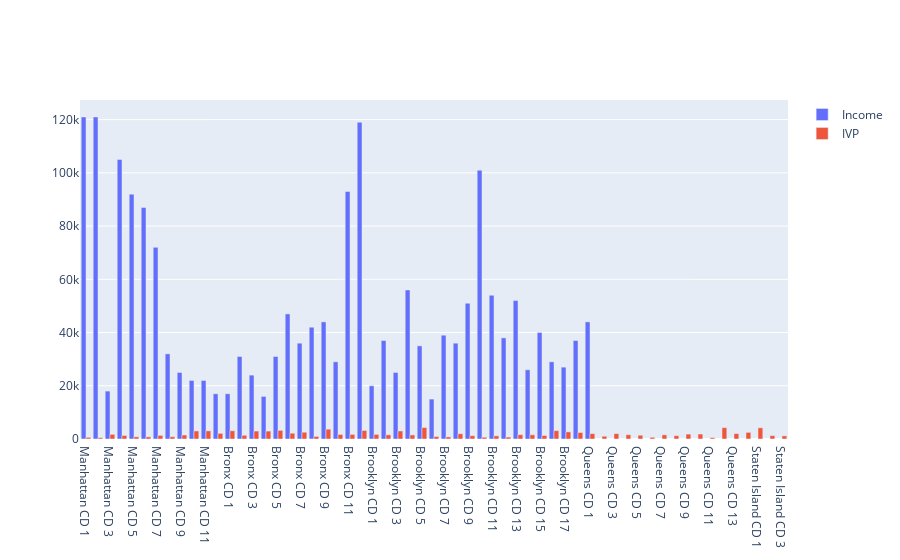

Notebook cell for this chart:
### Code cell
fig = go.Figure(data=[go.Bar(name='Income', x = df['cd_short_title'], y=df['fp_100_mhhi']),
                      go.Bar(name='IVP', x = df['cd_short_title'], y = df['IPV_DIR'])
                      
                     ])
fig.update_layout(barmode='group')
fig.show()

### Figure 1 — Plotly figure (JSON) as saved in the notebook; plotly's stock layout.template omitted (floating-point values rounded to 4 significant figures)
{"data": [{"name": "Income", "type": "bar", "x": ["Manhattan CD 1", "Manhattan CD 2", "Manhattan CD 3", "Manhattan CD 4", "Manhattan CD 5", "Manhattan CD 6", "Manhattan CD 7", "Manhattan CD 8", "Manhattan CD 9", "Manhattan CD 10", "Manhattan CD 11", "Manhattan CD 12", "Bronx CD 1", "Bronx CD 2", "Bronx CD 3", "Bronx CD 4", "Bronx CD 5", "Bronx CD 6", "Bronx CD 7", "Bronx CD 8", "Bronx CD 9", "Bronx CD 10", "Bronx CD 11", "Bronx CD 12", "Brooklyn CD 1", "Brooklyn CD 2", "Brooklyn CD 3", "Brooklyn CD 4", "Brooklyn CD 5", "Brooklyn CD 6", "Brooklyn CD 7", "Brooklyn CD 8", "Brooklyn CD 9", "Brooklyn CD 10", "Brooklyn CD 11", "Brooklyn CD 12", "Brooklyn CD 13", "Brooklyn CD 14", "Brooklyn CD 15", "Brooklyn CD 16", "Brooklyn CD 17", "Brooklyn CD 18", "Queens CD 1", "Queens CD 2", "Queens CD 3", "Queens CD 4", "Queens CD 5", "Queens CD 6", "Queens CD 7", "Queens CD 8", "Queens CD 9", "Queens CD 10", "Queens CD 11", "Queens CD 12", "Queens CD 13", "Queens CD 14", "Staten Island CD 1", "Staten Island CD 2", "Staten Island CD 3"], "y": [121000, 121000, 18000, 105000, 92000, 87000, 72000, 32000, 25000, 22000, 22000, 17000, 17000, 31000, 24000, 16000, 31000, 47000, 36000, 42000, 44000, 29000, 93000, 119000, 20000, 37000, 25000, 56000, 35000, 15000, 39000, 36000, 51000, 101000, 54000, 38000, 52000, 26000, 40000, 29000, 27000, 37000, 44000]}, {"name": "IVP", "type": "bar", "x": ["Manhattan CD 1", "Manhattan CD 2", "Manhattan CD 3", "Manhattan CD 4", "Manhattan CD 5", "Manhattan CD 6", "Manhattan CD 7", "Manhattan CD 8", "Manhattan CD 9", "Manhattan CD 10", "Manhattan CD 11", "Manhattan CD 12", "Bronx CD 1", "Bronx CD 2", "Bronx CD 3", "Bronx CD 4", "Bronx CD 5", "Bronx CD 6", "Bronx CD 7", "Bronx CD 8", "Bronx CD 9", "Bronx CD 10", "Bronx CD 11", "Bronx CD 12", "Brooklyn CD 1", "Brooklyn CD 2", "Brooklyn CD 3", "Brooklyn CD 4", "Brooklyn CD 5", "Brooklyn CD 6", "Brooklyn CD 7", "Brooklyn CD 8", "Brooklyn CD 9", "Brooklyn CD 10", "Brooklyn CD 11", "Brooklyn CD 12", "Brooklyn CD 13", "Brooklyn CD 14", "Brooklyn CD 15", "Brooklyn CD 16", "Brooklyn CD 17", "Brooklyn CD 18", "Queens CD 1", "Queens CD 2", "Queens CD 3", "Queens CD 4", "Queens CD 5", "Queens CD 6", "Queens CD 7", "Queens CD 8", "Queens CD 9", "Queens CD 10", "Queens CD 11", "Queens CD 12", "Queens CD 13", "Queens CD 14", "Staten Island CD 1", "Staten Island CD 2", "Staten Island CD 3"], "y": [623, 492, 1760, 1317, 825, 813, 1363, 862, 1502, 3032, 3056, 2120, 3099, 1395, 2985, 2975, 3249, 2179, 2547, 974, 3689, 1704, 1731, 3203, 1737, 1580, 3030, 1532, 4307, 926, 791, 1986, 1253, 660, 1194, 729, 1627, 1598, 1303, 3141, 2684, 2446, 2019, 1029, 2014, 1612, 1420, 636, 1557, 1245, 1837, 1858, 500, 4269, 2027, 2490, 4206, 1265, 1169]}], "layout": {"barmode": "group"}}
